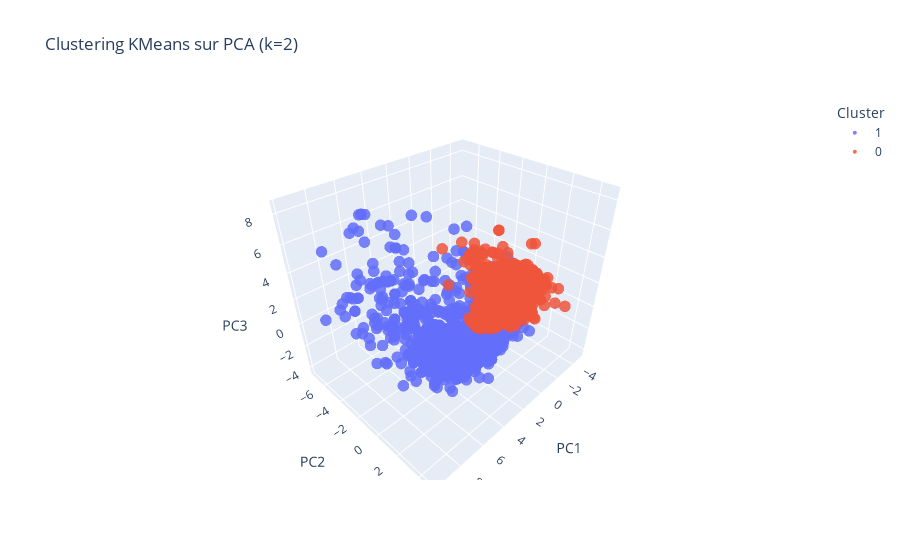
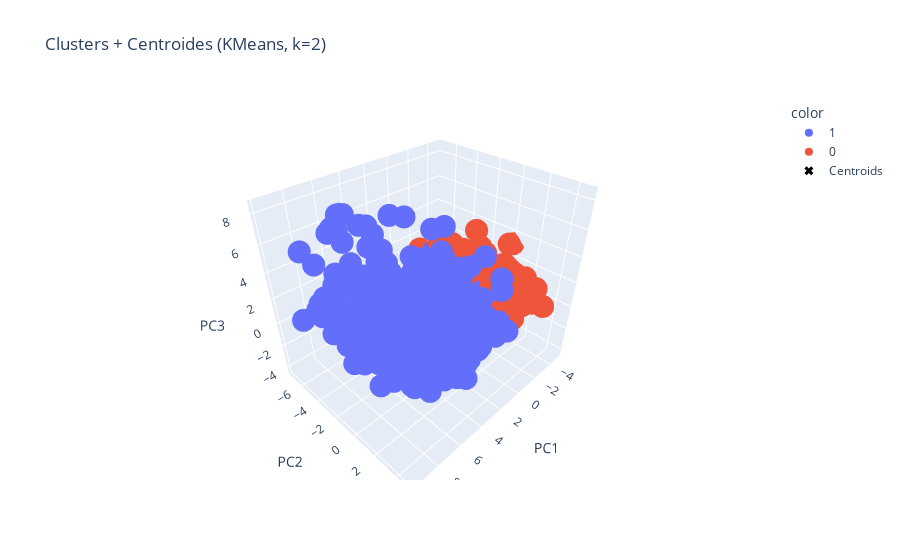

Write notebook code for charts like these, in order.
### Markdown cell above
### 5.3 Application du clustering sur l'espace PCA et visualisation 3D

### Code cell
# 5.3 Application du clustering choisi et 3D-plot
from sklearn.cluster import KMeans, AgglomerativeClustering
from sklearn.metrics import silhouette_score
import plotly.express as px
import numpy as np
import pandas as pd

# Sécuriser les prérequis
if 'X_pca' not in globals():
    raise RuntimeError("X_pca introuvable. Exécutez d'abord la cellule 5.1 (PCA).")
if 'best_model_name' not in globals() or 'best_n_clusters' not in globals():
    raise RuntimeError("Meilleur modèle non défini. Exécutez d'abord la cellule 5.2.")

# Fit final du meilleur modèle
if best_model_name == 'KMeans':
    model = KMeans(n_clusters=best_n_clusters, random_state=42, n_init=10)
elif best_model_name == 'Agglomerative':
    model = AgglomerativeClustering(n_clusters=best_n_clusters, linkage='ward')
else:
    raise ValueError(f"Méthode non reconnue: {best_model_name}")

labels = model.fit_predict(X_pca)
sil = silhouette_score(X_pca, labels)

# Ajouter les labels au df et à df_pca
df['Cluster'] = labels
df_pca['Cluster'] = labels

print(f"Clusters obtenus: {np.bincount(labels)} (k={best_n_clusters})")
print(f"Score de silhouette final: {sil:.3f}")

# Visualisation 3D des clusters sur l'espace PCA
fig = px.scatter_3d(df_pca, x='PC1', y='PC2', z='PC3',
                    color=df_pca['Cluster'].astype(str),
                    title=f'Clustering {best_model_name} sur PCA (k={best_n_clusters})',
                    labels={'color':'Cluster'})
fig.update_traces(marker=dict(size=4, opacity=0.85))
fig.show()

# Optionnel: centroids en 3D (pour KMeans)
try:
    centers = model.cluster_centers_  # disponible pour KMeans
    centers_df = pd.DataFrame(centers, columns=['PC1','PC2','PC3'])
    import plotly.graph_objects as go
    fig_centers = px.scatter_3d(df_pca, x='PC1', y='PC2', z='PC3', color=df_pca['Cluster'].astype(str),
                                title=f'Clusters + Centroides (KMeans, k={best_n_clusters})')
    fig_centers.add_trace(go.Scatter3d(x=centers_df['PC1'], y=centers_df['PC2'], z=centers_df['PC3'],
                                       mode='markers', marker=dict(size=8, color='black', symbol='x'),
                                       name='Centroids'))
    fig_centers.show()
except Exception:
    pass

### Figure 1 — Plotly figure (JSON) as saved in the notebook; plotly's stock layout.template omitted (floating-point values rounded to 4 significant figures; data arrays with more than 128 entries replaced by an {"elided": "..."} marker saying what was removed)
{"data": [{"hovertemplate": "Cluster=1<br>PC1=%{x}<br>PC2=%{y}<br>PC3=%{z}<extra></extra>", "legendgroup": "1", "marker": {"color": "#636efa", "opacity": 0.85, "size": 4, "symbol": "circle"}, "mode": "markers", "name": "1", "scene": "scene", "showlegend": true, "type": "scatter3d", "x": {"elided": "904 float values"}, "y": {"elided": "904 float values"}, "z": {"elided": "904 float values"}}, {"hovertemplate": "Cluster=0<br>PC1=%{x}<br>PC2=%{y}<br>PC3=%{z}<extra></extra>", "legendgroup": "0", "marker": {"color": "#EF553B", "opacity": 0.85, "size": 4, "symbol": "circle"}, "mode": "markers", "name": "0", "scene": "scene", "showlegend": true, "type": "scatter3d", "x": {"elided": "1328 float values"}, "y": {"elided": "1328 float values"}, "z": {"elided": "1328 float values"}}], "layout": {"legend": {"title": {"text": "Cluster"}, "tracegroupgap": 0}, "scene": {"domain": {"x": [0, 1], "y": [0, 1]}, "xaxis": {"title": {"text": "PC1"}}, "yaxis": {"title": {"text": "PC2"}}, "zaxis": {"title": {"text": "PC3"}}}, "title": {"text": "Clustering KMeans sur PCA (k=2)"}}}

### Figure 2 — Plotly figure (JSON) as saved in the notebook; plotly's stock layout.template omitted (floating-point values rounded to 4 significant figures; data arrays with more than 128 entries replaced by an {"elided": "..."} marker saying what was removed)
{"data": [{"hovertemplate": "color=1<br>PC1=%{x}<br>PC2=%{y}<br>PC3=%{z}<extra></extra>", "legendgroup": "1", "marker": {"color": "#636efa", "symbol": "circle"}, "mode": "markers", "name": "1", "scene": "scene", "showlegend": true, "type": "scatter3d", "x": {"elided": "904 float values"}, "y": {"elided": "904 float values"}, "z": {"elided": "904 float values"}}, {"hovertemplate": "color=0<br>PC1=%{x}<br>PC2=%{y}<br>PC3=%{z}<extra></extra>", "legendgroup": "0", "marker": {"color": "#EF553B", "symbol": "circle"}, "mode": "markers", "name": "0", "scene": "scene", "showlegend": true, "type": "scatter3d", "x": {"elided": "1328 float values"}, "y": {"elided": "1328 float values"}, "z": {"elided": "1328 float values"}}, {"marker": {"color": "black", "size": 8, "symbol": "x"}, "mode": "markers", "name": "Centroids", "type": "scatter3d", "x": [-2.277, 3.351], "y": [-0.1274, 0.1875], "z": [0.1122, -0.1651]}], "layout": {"legend": {"title": {"text": "color"}, "tracegroupgap": 0}, "scene": {"domain": {"x": [0, 1], "y": [0, 1]}, "xaxis": {"title": {"text": "PC1"}}, "yaxis": {"title": {"text": "PC2"}}, "zaxis": {"title": {"text": "PC3"}}}, "title": {"text": "Clusters + Centroides (KMeans, k=2)"}}}
